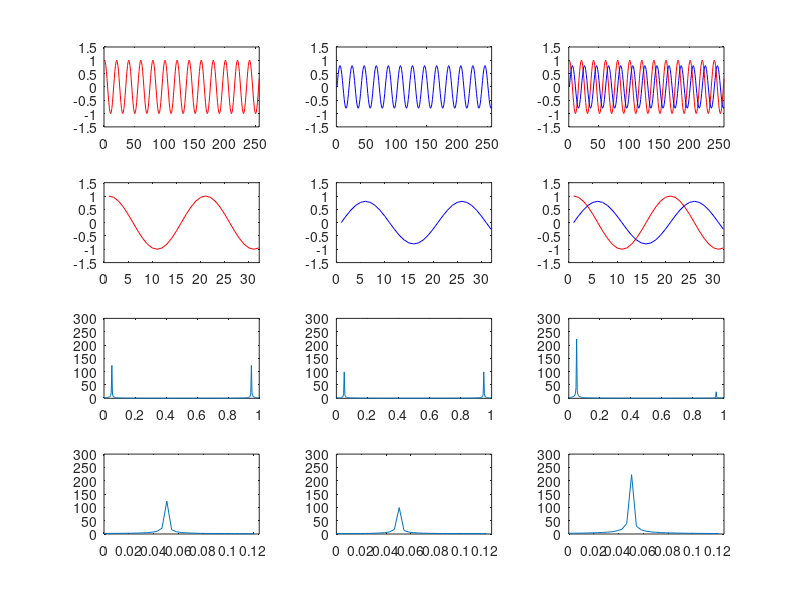

Write MATLAB code to recreate this figure.
%ref http://www.sharetechnote.com/html/Eng_FFT.html
n = [0:256];
a = 1.0;
b = 0.8;
p1 = 0.0;
p2 = 0.0;

x = a*cos(2*pi*n/20+p1) +j*b*sin(2*pi*n/20+p2);

x1 = real(x);
x2 = imag(x);
x3 = x;

fft_x1 = fft(x1);
fft_x2 = fft(x2);
fft_x3 = fft(x3);

fft_x1_abs = abs(fft_x1);
fft_x2_abs = abs(fft_x2);
fft_x3_abs = abs(fft_x3);

fft_x1_arg = arg(fft_x1);
fft_x2_arg = arg(fft_x2);
fft_x3_arg = arg(fft_x3);

f1 = [0:length(fft_x1)-1]/length(fft_x1);
f2 = [0:length(fft_x2)-1]/length(fft_x2);
f3 = [0:length(fft_x3)-1]/length(fft_x3);

subplot(4,3,1);
plot(x1, 'r-'); axis([0 length(x1) -1.5 1.5]);
subplot(4,3,4);
plot(x1([1:length(x1)/8]),'r-');axis([0 length(x1)/8 -1.5 1.5]);
subplot(4, 3, 7 );
plot(f1, fft_x1_abs); axis([0 1 0 300]);
subplot(4,3,10);
plot(f1(1:length(x1)/8), fft_x1_abs(1:length(x1)/8)); axis([0 1/8 0 300]);

subplot(4,3,2);
plot(x2,'b-'); axis([0 length(x2) -1.5 1.5]);
subplot(4,3,5);
plot(x2(1:length(x2)/8),'b-'); axis( [0 length(x2)/8, -1.5 1.5]);
subplot(4,3,8);
plot(f2,fft_x2_abs);axis([0 1 0 300]);
subplot(4,3,11);
plot(f2(1:length(x2)/8), fft_x2_abs(1:length(x2)/8));axis([0 1/8 0 300]);

subplot(4,3,3);
plot(real(x3), 'r-', imag(x3), 'b-'); axis([0 length(x3) -1.5 1.5]);
subplot(4,3,6);
plot(real(x3(1:length(x3)/8)),'r-', imag(x3(1:length(x3)/8)), 'b-'); axis( [0 length(x2)/8, -1.5 1.5]);
subplot(4,3,9);
plot(f3,fft_x3_abs);axis([0 1 0 300]);
subplot(4,3,12);
plot(f3(1:length(x3)/8), fft_x3_abs(1:length(x3)/8));axis([0 1/8 0 300]);
